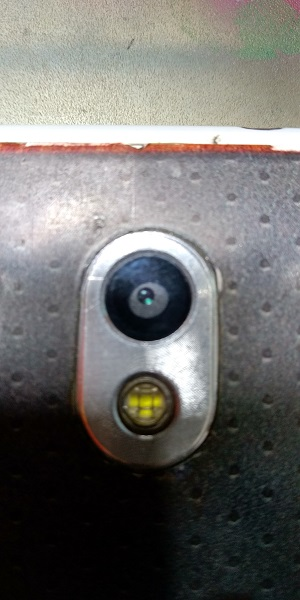
#> input picture Detecting Camera/5.jpg, 300 x 600 px
$ python 'Detecting Camera.py'
#> lines starting #> are read from the running program, lines starting #| are printed output that depends on the picture; after the words box and inside, x2 and y2 are one past the last pixel; in counts of white or black regions, pixels touching at a corner belong together
import cv2
import numpy as np

image=cv2.imread("5.jpg")
#> image is the input picture: shape (600, 300, 3); mean B, G, R 107.3, 109.8, 110.8
cv2.imshow("6 cm distance",image)
cv2.waitKey(0)
gray=cv2.cvtColor(image,cv2.COLOR_BGR2GRAY)
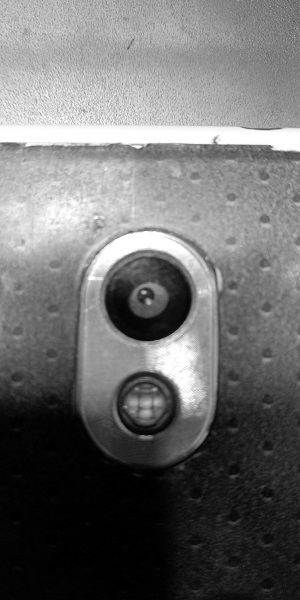
#> gray: shape (600, 300); min 0, max 255, mean 109.8

detacting=cv2.imread("detacting.jpg",0)
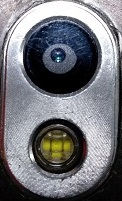
#> input picture Detecting Camera/detacting.jpg, 122 x 201 px
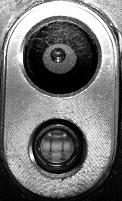
#> detacting: shape (201, 122); min 0, max 255, mean 115.4
result=cv2.matchTemplate(gray,detacting,cv2.TM_CCOEFF)
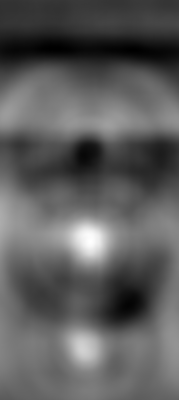
#> result: shape (400, 179) float32; min -22308324, max 72536008, mean 12196784; drawn with min black and max white
minValue,maxValue,minLoc,Maxloc=cv2.minMaxLoc(result)
#> minValue = -22308324; maxValue = 72536008; minLoc = (58, 48); Maxloc = (90, 241)

topLeft=Maxloc
#> topLeft = (90, 241)
bottomRight=(topLeft[0]+120,topLeft[1]+200)
#> bottomRight = (210, 441)
cv2.rectangle(image,topLeft,bottomRight,(0,0,255),2)
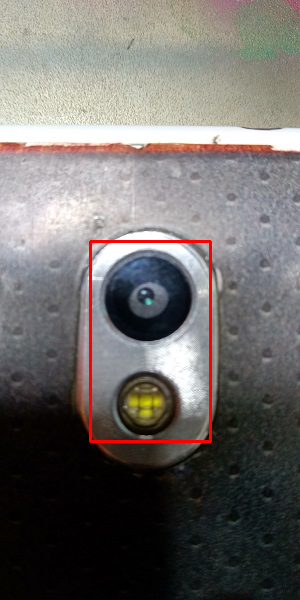
#> image: shape (600, 300, 3); 1.06% of pixels changed, all inside (x1, y1, x2, y2) = (89, 240, 212, 443)

cv2.imshow("Find 6 cm distance",image)
cv2.waitKey(0)
cv2.destroyAllWindows()
